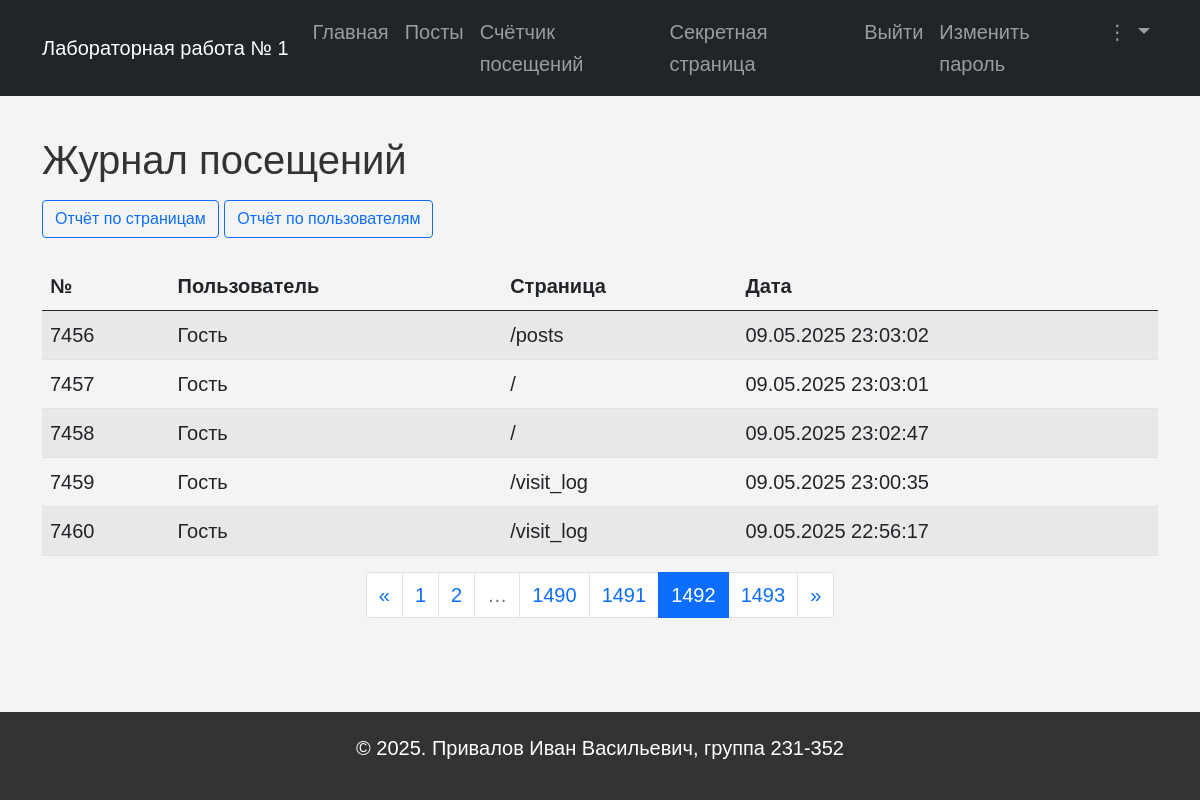
/visit_logs?page=1492 (signed in), run on the app's committed database.
### models.py (models this page shows)
class VisitLog(db.Model):
    __tablename__ = 'visit_logs'
    id = db.Column(db.Integer, primary_key=True)
    path = db.Column(db.String(100), nullable=False)
    user_id = db.Column(db.Integer, db.ForeignKey('users.id'), nullable=True)
    created_at = db.Column(db.DateTime, default=datetime.utcnow, nullable=False)
    user = db.relationship('User', backref='visit_logs')

### app.py (the view)
@app.route('/visit_logs')
@login_required
def visit_logs():
    page = request.args.get('page', 1, type=int)
    per_page = 5
    query = VisitLog.query.order_by(VisitLog.created_at.desc())
    if not (current_user.role and current_user.role.name == 'Administrator'):
        query = query.filter(VisitLog.user_id == current_user.id)
    pagination = query.paginate(page=page, per_page=per_page, error_out=False)
    return render_template('visit_logs.html', pagination=pagination)

### app.py (called while the page is built, shortened)
@login_manager.user_loader
def load_user(user_id):
    return User.query.get(int(user_id))

@app.after_request
def log_visit(response):
    return response

### templates/visit_logs.html
{% extends 'base.html' %} {% block content %}
<div class="row">
  <div class="col-lg-12">
    <h1 class="mt-4 mb-3">Журнал посещений</h1>
    {% if current_user.is_authenticated and current_user.role.name ==
    'Administrator' %}
    <div class="mb-4">
      <a
        href="{{ url_for('visit_logs.pages_report') }}"
        class="btn btn-outline-primary"
        >Отчёт по страницам</a
      >
      <a
        href="{{ url_for('visit_logs.users_report') }}"
        class="btn btn-outline-primary"
        >Отчёт по пользователям</a
      >
    </div>
    {% endif %}
    <table class="table table-striped">
      <thead>
        <tr>
          <th scope="col">№</th>
          <th scope="col">Пользователь</th>
          <th scope="col">Страница</th>
          <th scope="col">Дата</th>
        </tr>
      </thead>
      <tbody>
        {% for log in pagination.items %}
        <tr>
          <td>
            {{ (pagination.page - 1) * pagination.per_page + loop.index }}
          </td>
          <td>
            {% if log.user %} {{ log.user.surname }} {{ log.user.name }} {{
            log.user.patronymic }} {% else %} Гость {% endif %}
          </td>
          <td>{{ log.path }}</td>
          <td>{{ log.created_at.strftime('%d.%m.%Y %H:%M:%S') }}</td>
        </tr>
        {% endfor %}
      </tbody>
    </table>
    <nav aria-label="Навигация по страницам">
      <ul class="pagination justify-content-center">
        {% if pagination.has_prev %}
        <li class="page-item">
          <a
            class="page-link"
            href="{{ url_for('visit_logs', page=pagination.prev_num) }}"
            aria-label="Предыдущая"
          >
            <span aria-hidden="true">&laquo;</span>
          </a>
        </li>
        {% else %}
        <li class="page-item disabled">
          <span class="page-link">&laquo;</span>
        </li>
        {% endif %} {% for p in pagination.iter_pages(left_edge=2, right_edge=2,
        left_current=2, right_current=2) %} {% if p %} {% if p ==
        pagination.page %}
        <li class="page-item active"><span class="page-link">{{ p }}</span></li>
        {% else %}
        <li class="page-item">
          <a class="page-link" href="{{ url_for('visit_logs', page=p) }}"
            >{{ p }}</a
          >
        </li>
        {% endif %} {% else %}
        <li class="page-item disabled"><span class="page-link">…</span></li>
        {% endif %} {% endfor %} {% if pagination.has_next %}
        <li class="page-item">
          <a
            class="page-link"
            href="{{ url_for('visit_logs', page=pagination.next_num) }}"
            aria-label="Следующая"
          >
            <span aria-hidden="true">&raquo;</span>
          </a>
        </li>
        {% else %}
        <li class="page-item disabled">
          <span class="page-link">&raquo;</span>
        </li>
        {% endif %}
      </ul>
    </nav>
  </div>
</div>
{% endblock %}

### static/styles.css (style rules this page uses)
html, body { height: 100%; margin: 0; }
body { font-size: 1.25rem; font-family: Arial, sans-serif; line-height: 1.6; margin: 0; padding: 0; background-color: #f4f4f4; display: flex; flex-direction: column; }
h1, h2, h3 { color: #333; }

### data on the page
VisitLog: page "7456", path "/posts", created_at "09.05.2025 23:03:02"
VisitLog: page "7457", path "/", created_at "09.05.2025 23:03:01"
VisitLog: page "7458", path "/", created_at "09.05.2025 23:02:47"
VisitLog: page "7459", path "/visit_log", created_at "09.05.2025 23:00:35"
VisitLog: page "7460", path "/visit_log", created_at "09.05.2025 22:56:17"

### other printed values
{{ p }} "1" "2" "1490" "1491" "1493"
{{ p }} "1492"
